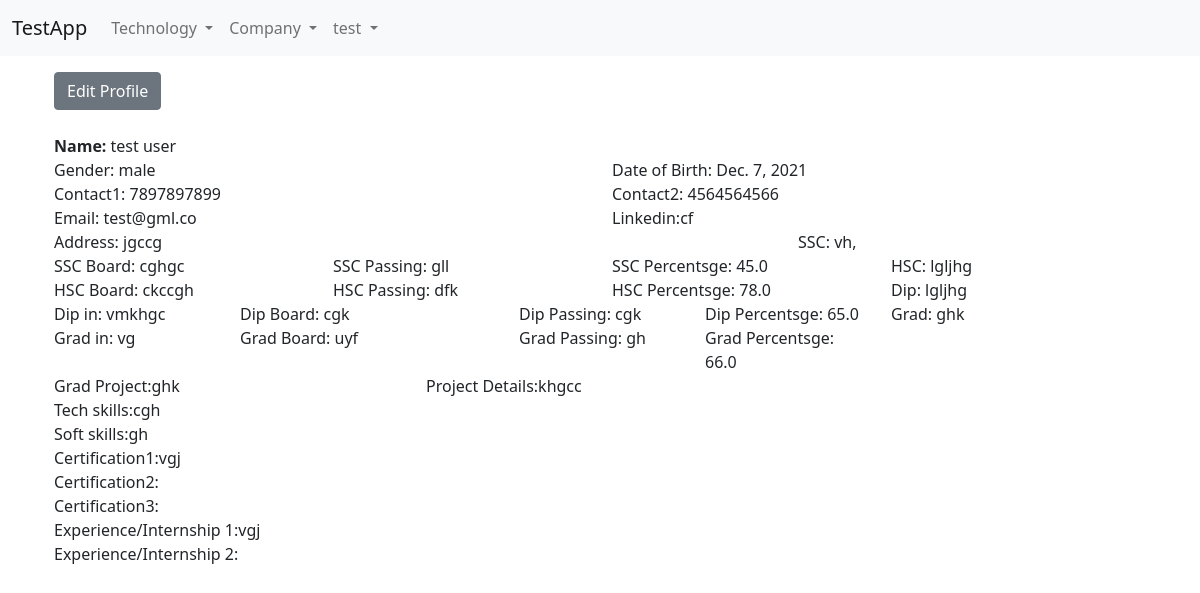
Page /my_profile (signed in) on the committed database.
### webapp/models.py (models this page shows)
class Candidate(models.Model):
    user_id = models.OneToOneField(User, on_delete=models.CASCADE)
    candidate_id = models.IntegerField(default=gen_candidate_id, editable=True)
    Name = models.CharField(max_length=100)
    Gender = models.CharField(max_length=10)
    DOB = models.DateField()
    Email = models.EmailField()
    Contact1 = models.BigIntegerField()
    Contact2 = models.BigIntegerField(null=True, blank=True)
    Address = models.CharField(max_length=300)
    SSC_col = models.CharField(max_length=100, null=True, blank=True)
    SSC_uni = models.CharField(max_length=100, null=True, blank=True)
    SSC_pass = models.CharField(max_length=10, null=True, blank=True)
    SSC_per = models.FloatField(null=True, blank=True)
    HSC_col = models.CharField(max_length=100, null=True, blank=True)
    HSC_uni = models.CharField(max_length=100, null=True, blank=True)
    HSC_pass = models.CharField(max_length=10, null=True, blank=True)
    HSC_per = models.FloatField(null=True, blank=True)
    Dip_col = models.CharField(max_length=100, null=True, blank=True)
    Dip_spl = models.CharField(max_length=100, null=True, blank=True)
    Dip_uni = models.CharField(max_length=100, null=True, blank=True)
    Dip_pass = models.CharField(max_length=10, null=True, blank=True)
    Dip_per = models.FloatField(null=True, blank=True)
    Grad_col = models.CharField(max_length=100, null=True, blank=True)
    Grad_spl = models.CharField(max_length=100, null=True, blank=True)
    Grad_uni = models.CharField(max_length=100, null=True, blank=True)
    Grad_pass = models.CharField(max_length=10, null=True, blank=True)
    Grad_per = models.FloatField(null=True, blank=True)
    Pg_col = models.CharField(max_length=100, null=True, blank=True)
    Pg_spl = models.CharField(max_length=100, null=True, blank=True)
    Pg_uni = models.CharField(max_length=100, null=True, blank=True)
    Pg_pass = models.CharField(max_length=10, null=True, blank=True)
    Pg_per = models.FloatField(null=True, blank=True)
    Grad_project_title = models.CharField(max_length=100, null=True, blank=True)
    Grad_project_detail = models.CharField(max_length=500, null=True, blank=True)
    Linkedin = models.CharField(max_length=100, null=True, blank=True)
    Tech_skills = models.CharField(max_length=500, null=True, blank=True)
    Soft_skills = models.CharField(max_length=500, null=True, blank=True)
    Certification1 = models.CharField(max_length=100, null=True, blank=True)
    Certification2 = models.CharField(max_length=100, null=True, blank=True)
    Certification3 = models.CharField(max_length=100, null=True, blank=True)
    Experience1_title = models.CharField(max_length=100, null=True, blank=True)
    Experience2_title = models.CharField(max_length=100, null=True, blank=True)

### webapp/views.py (the view)
# urls.py: path('my_profile', views.my_profile, name='my profile'),
def my_profile(request):
    if request.user.is_authenticated:
        data = Candidate.objects.filter(user_id=request.user)
        if len(data) == 0:
            messages.info(request, 'Please create your profile!')
            return render(request, 'webapp/new_profile.html')
        else:
            return render(request, 'webapp/profile.html', {'data': data})
    else:
        messages.info(request, 'Login required!')
        return redirect('/')

### webapp/templates/webapp/profile.html (shortened to what this page needs)
{% extends 'webapp/basic.html' %}
{% block body %}
<div class="container-sm mt-3">
	{% for i in data %}
	<div class="container-sm">
		<form action="edit_profile" method="get">
			<button type="submit" class="btn btn-secondary" >Edit Profile</button>
		</form><br>
	</div>
	<div class="container-sm">
		<div class="row">
			<div class="col-9"><b>Name: </b>{{i.Name}}</div>
			<div class="col-6">Gender: {{i.Gender}}</div>
			<div class="col-6">Date of Birth: {{i.DOB}} </div>
			<div class="col-6">Contact1: {{i.Contact1}}</div>
			<div class="col-6">Contact2: {{i.Contact2}}</div>
			<div class="col-6">Email: {{i.Email}}</div>
			<div class="col-6">Linkedin:{{i.Linkedin}} </div>
			<div class="col-8">Address: {{i.Address}}</div>
			<div class="col-3">SSC: {{i.SSC_col}}</div>
			<div class="col-3">SSC Board: {{i.SSC_uni}}</div>
			<div class="col-3">SSC Passing: {{i.SSC_pass}}</div>
			<div class="col-3">SSC Percentsge: {{i.SSC_per}}</div>
			<div class="col-3">HSC: {{i.HSC_col}}</div>
			<div class="col-3">HSC Board: {{i.HSC_uni}}</div>
			<div class="col-3">HSC Passing: {{i.HSC_pass}}</div>
			<div class="col-3">HSC Percentsge: {{i.HSC_per}}</div>
			<div class="col-3">Dip: {{i.Dip_col}}</div>
			<div class="col-2">Dip in: {{i.Dip_spl}}</div>
			<div class="col-3">Dip Board: {{i.Dip_uni}}</div>
			<div class="col-2">Dip Passing: {{i.Dip_pass}}</div>
			<div class="col-2">Dip Percentsge: {{i.Dip_per}}</div>
			<div class="col-3">Grad: {{i.Grad_col}}</div>
			<div class="col-2">Grad in: {{i.Grad_spl}}</div>
			<div class="col-3">Grad Board: {{i.Grad_uni}}</div>
			<div class="col-2">Grad Passing: {{i.Grad_pass}}</div>
			<div class="col-2">Grad Percentsge: {{i.Grad_per}}</div>
			<div class="col-4">Grad Project:{{i.Grad_project_title}} </div>
			<div class="col-8">Project Details:{{i.Grad_project_detail}} </div>
			<div class="col-8">Tech skills:{{i.Tech_skills}} </div>
			<div class="col-8">Soft skills:{{i.Soft_skills}} </div>
			<div class="col-8">Certification1:{{i.Certification1}} </div>
			<div class="col-8">Certification2:{{i.Certification2}} </div>
			<div class="col-8">Certification3:{{i.Certification3}} </div>
			<div class="col-8">Experience/Internship 1:{{i.Experience1_title}} </div>
			<div class="col-8">Experience/Internship 2:{{i.Experience2_title}} </div>
		</div>
	</div>
	{% endfor %}
</div>
{% endblock %}

### webapp/templates/webapp/basic.html (shortened to what this page needs)
<!doctype html>
<html lang="en">
  <head>
    <link href="https://cdn.jsdelivr.net/npm/bootstrap@5.1.3/dist/css/bootstrap.min.css" rel="stylesheet">
  </head>
  <body>
<nav class="navbar navbar-expand-lg navbar-light bg-light">
  <div class="container-fluid">
    <a class="navbar-brand" href="#">TestApp</a>
    <div class="collapse navbar-collapse" id="navbarSupportedContent">
      <ul class="navbar-nav me-auto mb-2 mb-lg-0">
        <li class="nav-item dropdown">
          <a class="nav-link dropdown-toggle" href="#" id="navbarDropdown" role="button" data-bs-toggle="dropdown" aria-expanded="false">
            Technology
          </a>
        </li>
        <li class="nav-item dropdown">
          <a class="nav-link dropdown-toggle" href="#" id="navbarDropdown" role="button" data-bs-toggle="dropdown" aria-expanded="false">
            Company
          </a>
        </li>
        {% if user.is_authenticated %}
        <li class="nav-item dropdown">
          <a class="nav-link dropdown-toggle" href="#" id="navbarDropdown" role="button" data-bs-toggle="dropdown" aria-expanded="false">
            {{ user.first_name }}
          </a>
        </li>
        {% endif %}
      </ul>
    </div>
  </div>
</nav>
  {% block body %} {% endblock %}
  </body>
</html>

### rows in the picture
Candidate: Name "test user", Gender "male", DOB "Dec. 7, 2021", Contact1 "7897897899", Contact2 "4564564566", Email "test@gml.co", Linkedin "cf", Address "jgccg", SSC_col "vh,", SSC_uni "cghgc", SSC_pass "gll", SSC_per "45.0", HSC_col "lgljhg", HSC_uni "ckccgh", HSC_pass "dfk", HSC_per "78.0", Dip_col "lgljhg", Dip_spl "vmkhgc", Dip_uni "cgk", Dip_pass "cgk", Dip_per "65.0", Grad_col "ghk", Grad_spl "vg", Grad_uni "uyf", Grad_pass "gh", Grad_per "66.0", Grad_project_title "ghk", Grad_project_detail "khgcc", Tech_skills "cgh", Soft_skills "gh", Certification1 "vgj", Experience1_title "vgj"

### other values in the picture
{{ user.first_name }} "test"
